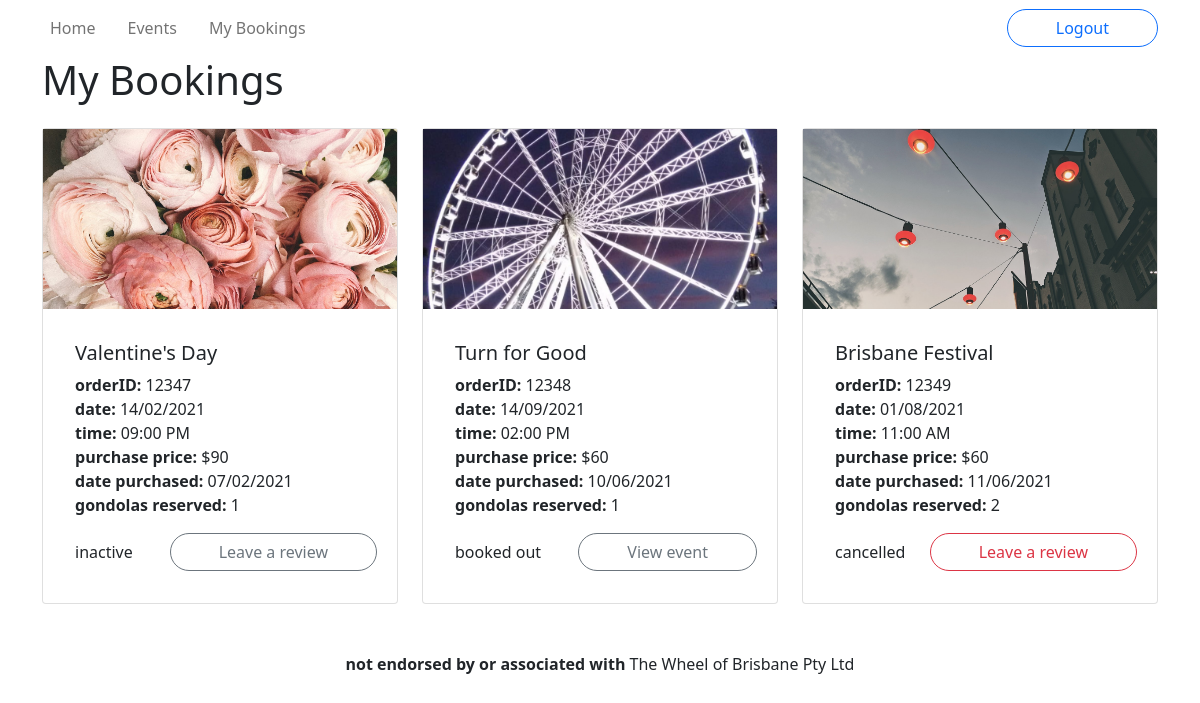
Before: /bookings/ (signed in) with the older database file.
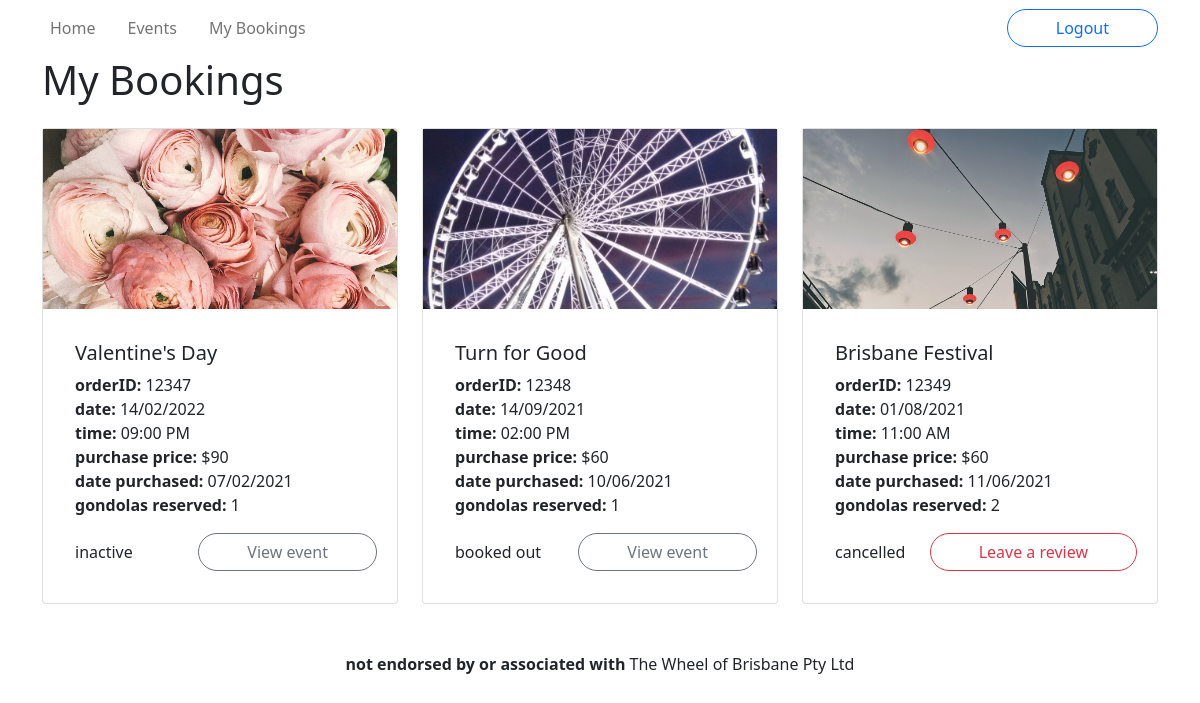
After: the same page with the newer database file.
### wheel/models.py (models this page shows, shortened)
class Booking(db.Model):
    __tablename__ = 'bookings'
    id = db.Column(db.Integer, primary_key=True)
    qty = db.Column(db.Integer, nullable=False)
    total_price = db.Column(db.Integer, nullable=False)
    purchase_datetime = db.Column(db.DateTime, nullable=False, default=datetime.now())
    user_id = db.Column(db.Integer, db.ForeignKey('users.id'))
    ticket_id = db.Column(db.Integer, db.ForeignKey('tickets.id'))
    @staticmethod
    def getAllByUser(user_id):
        return Booking.query.filter_by(user_id=user_id)
    def getTicket(self):
        return Ticket.get(self.ticket_id)
    def getEvent(self):
        ticket = self.getTicket()
        return ticket.getEvent()

class Event(db.Model):
    __tablename__ = 'events'
    id = db.Column(db.Integer, primary_key=True)
    name = db.Column(db.String(255), nullable=False)
    description = db.Column(db.Text)
    category = db.Column(db.String(40))
    status = db.Column(db.Enum('upcoming', 'inactive', 'cancelled', 'booked out'), nullable=False)
    image = db.Column(db.String(255))
    reviews = db.relationship('Review', backref='event')
    tickets = db.relationship('Ticket', backref='event')
    @staticmethod
    def get(id: int):
        return Event.query.get(id)
    def getStatusColour(self):
        return {
            'upcoming': 'success',
            'inactive': 'secondary',
            'booked out': 'secondary',
            'cancelled': 'danger'
        }[self.status]

class Ticket(db.Model):
    __tablename__ = 'tickets'
    id = db.Column(db.Integer, primary_key=True)
    datetime = db.Column(db.DateTime, nullable=False)
    price = db.Column(db.Integer, nullable=False)
    remaining = db.Column(db.Integer, nullable=False)
    event_id = db.Column(db.Integer, db.ForeignKey('events.id'))
    @staticmethod
    def get(id: int):
        return Ticket.query.get(id)
    def getEvent(self):
        return Event.get(self.event_id)

### wheel/controllers/bookings.py (the view)
@bookings.route('/<int:id>')
@bookings.route('/')
@login_required
def get(id=None):
    if id:
        booking = Booking.get(id)
        ticket = booking.getTicket()
        event = booking.getEvent()
    bookings = [[booking, ticket, event]] if id else \
        [[booking, booking.getTicket(), booking.getEvent()] for booking in Booking.getAllByUser(current_user.id)]
    return render_template('bookings.html', bookings=bookings, now=datetime.now() )

### wheel/models.py (called while the page is built)
    @staticmethod
    def get(id: int):
        return User.query.get(id)

    def is_admin(self):
        return self.type == 'administrator'

### wheel/templates/bookings.html (shortened to what this page needs)
{% extends 'base.html' %}
{% block title %}My Bookings{% endblock %}
{% block content %}
<section class="row row-cols-1 row-cols-md-2 row-cols-xl-3 g-4 mb-3">
    {% for booking, ticket, event in bookings %}
        <div id="{{ booking.id }}" class="col">
            <div class="card">
                <a href="{{ url_for('events.get', id=event.id)}}" class="card-image" style="background-image: url('{{ event.image }}')"></a>
                <div class="card-body">
                    <div class="card-body">
                        <h5>{{ event.name }}</h5>
                        <div><strong>orderID: </strong>{{ booking.id }}</div>
                        <div><strong>date: </strong>{{ ticket.datetime.strftime("%d/%m/%Y") }}</div>
                        <div><strong>time: </strong>{{ ticket.datetime.strftime("%I:%M %p") }}</div>
                        <div><strong>purchase price: </strong>${{ booking.total_price }}</div>
                        <div><strong>date purchased: </strong>{{ booking.purchase_datetime.strftime("%d/%m/%Y") }}</div>
                        <div class="mb-3"><strong>gondolas reserved: </strong>{{ booking.qty }}</div>
                        <div class="row">
                            <span class="col my-auto">{{ event.status }}</span>
                            {% if ticket.datetime > now %}
                                <a href="{{ url_for('events.get', id=event.id) }}" class="col-auto btn btn-outline-{{ event.getStatusColour() }} rounded-pill px-5">View event</a>
                            {% else %}
                                <a href="{{ url_for('events.get', id=event.id) + '#reviews' }}" class="col-auto btn btn-outline-{{ event.getStatusColour() }} rounded-pill px-5"
                                        data-bs-toggle="tooltip" data-bs-placement="top"
                                        title="This ticket was in the past so it asks how the event was">Leave a review</a>
                            {% endif %}
                        </div>
                    </div>
                </div>
            </div>
        </div>
    {% endfor %}
</section>
{% endblock %}

### wheel/templates/base.html (shortened to what this page needs)
<!DOCTYPE html>
<html lang="en">
<head>
    <link href="https://cdn.jsdelivr.net/npm/bootstrap@5.0.0-beta3/dist/css/bootstrap.min.css"
            rel="stylesheet">
    <link rel="stylesheet" href="/static/css/unbootstrapify.css">
</head>
<body>
    <div class="container">
        <header>
            <nav class="navbar navbar-expand-lg navbar-light justify-content-between">
                <div class="navbar-nav flex-row gap-3">
                    <a class="nav-link" href="{{ url_for('index.get') }}">Home</a>
                    <a class="nav-link" href="{{ url_for('events.getAll') }}">Events</a>
                    {% if current_user.is_authenticated %}
                    <a class="nav-link" href="{{ url_for('bookings.get') }}">My Bookings</a>
                    {% else %}
                    <a class="nav-link" href="{{ url_for('auth.register') }}">Register</a>
                    {% endif %}
                </div>
                <div class="collapse navbar-collapse flex-grow-0" id="navbarlogin">
                    {% if not current_user.is_authenticated %}
                    <form method="POST" action="{{ url_for('auth.login') }}" class="navbar-nav flex-row gap-1">
                        <input name="email" type="text" required
                                class="form-control" placeholder="email address">
                        <input name="password" type="password" required
                                class="form-control" placeholder="password">
                        <button class="btn btn-outline-success rounded-pill px-5" type="submit">Login</button>
                    </form>
                    {% else %}
                    <form action="{{ url_for('auth.logout') }}" class="navbar-nav flex-row gap-1">
                        <button class="btn btn-outline-primary rounded-pill px-5" type="submit">Logout</button>
                    </form>
                    {% endif %}
                </div>
            </nav>
        </header>
        <main>
            <header class="row mb-3">
                <div class="col-md">
                    <h1>{% block title %}{% endblock %}</h1>
                </div>
            </header>
            {% block content %}
            {% endblock %}
        </main>
        <footer class="mt-5 text-center footer"><strong>not endorsed by or associated with </strong>The Wheel of Brisbane Pty Ltd</footer>
    </div>
</body>
</html>

Changed rows visible on the page:
changed through a linked row, Booking "Valentine's Day": datetime "14/02/2021" → "14/02/2022"; text "Leave a review" → "View event"
